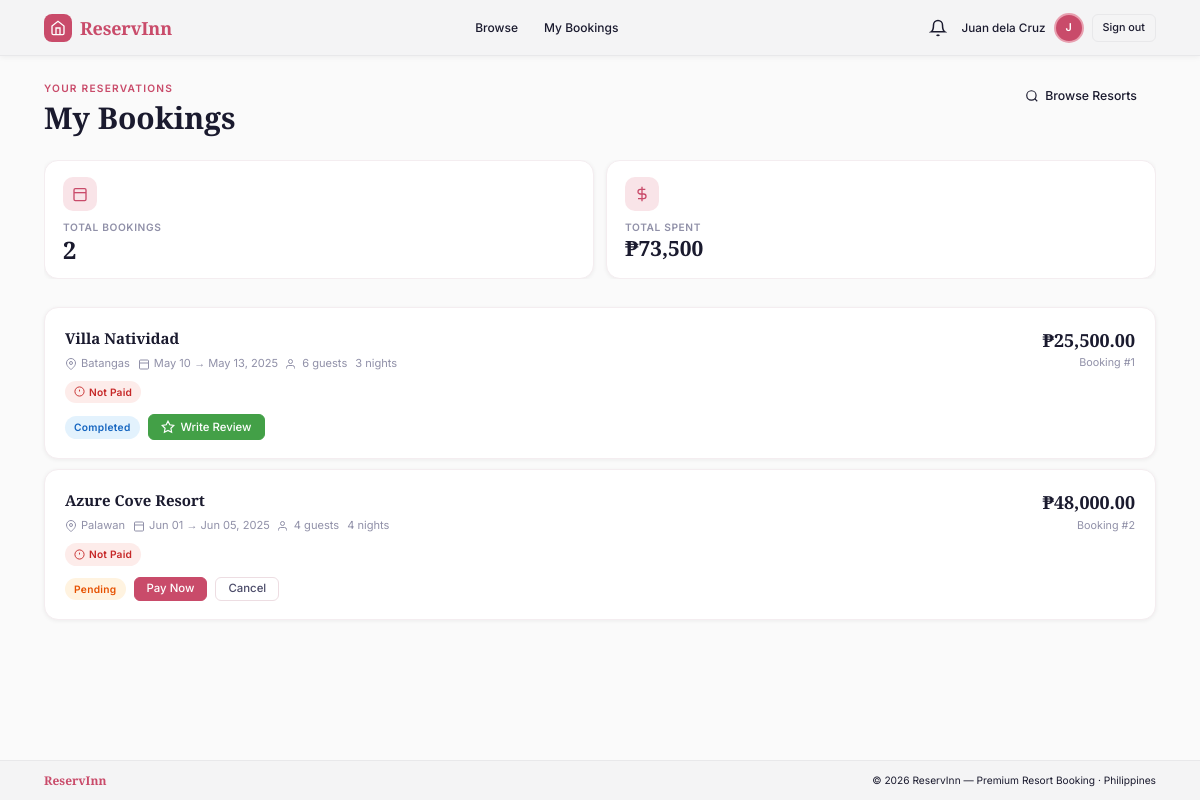
/pages/my_bookings.php (signed in), run on the app's committed database.
### tables this page shows
CREATE TABLE IF NOT EXISTS `bookings` (
  `booking_id`       INT UNSIGNED     NOT NULL AUTO_INCREMENT,
  `resort_id`        INT UNSIGNED     NOT NULL,
  `customer_id`      INT UNSIGNED     NOT NULL,
  `check_in_date`    DATE             NOT NULL,
  `check_out_date`   DATE             NOT NULL,
  `arrival_time`     TIME             DEFAULT '14:00:00'  COMMENT 'Expected check-in time',
  `departure_time`   TIME             DEFAULT '12:00:00'  COMMENT 'Expected check-out time',
  `guest_count`      SMALLINT         NOT NULL DEFAULT 1,
  `total_price`      DECIMAL(10,2)    NOT NULL DEFAULT 0.00,
  `special_requests` TEXT             DEFAULT NULL,
  `status_id`        TINYINT UNSIGNED NOT NULL DEFAULT 1,
  `created_at`       DATETIME         NOT NULL DEFAULT CURRENT_TIMESTAMP,
  `updated_at`       DATETIME         NOT NULL DEFAULT CURRENT_TIMESTAMP ON UPDATE CURRENT_TIMESTAMP,
  PRIMARY KEY (`booking_id`),
  KEY `fk_booking_resort`   (`resort_id`),
  KEY `fk_booking_customer` (`customer_id`),
  KEY `fk_booking_status`   (`status_id`),
  CONSTRAINT `fk_booking_resort`   FOREIGN KEY (`resort_id`)   REFERENCES `resorts` (`resort_id`) ON DELETE CASCADE,
  CONSTRAINT `fk_booking_customer` FOREIGN KEY (`customer_id`) REFERENCES `users`   (`user_id`)   ON DELETE CASCADE,
  CONSTRAINT `fk_booking_status`   FOREIGN KEY (`status_id`)   REFERENCES `booking_status` (`status_id`)
);

CREATE TABLE IF NOT EXISTS `resorts` (
  `resort_id`        INT UNSIGNED    NOT NULL AUTO_INCREMENT,
  `owner_id`         INT UNSIGNED    NOT NULL,
  `name`             VARCHAR(160)    NOT NULL,
  `description`      TEXT            DEFAULT NULL,
  `location_city`    VARCHAR(80)     DEFAULT NULL,
  `location_address` VARCHAR(255)    DEFAULT NULL,
  `price_per_night`  DECIMAL(10,2)   NOT NULL DEFAULT 0.00,
  `max_guests`       SMALLINT        NOT NULL DEFAULT 1,
  `is_available`     TINYINT(1)      NOT NULL DEFAULT 1,
  `image_path`       VARCHAR(255)    DEFAULT NULL,
  `created_at`       DATETIME        NOT NULL DEFAULT CURRENT_TIMESTAMP,
  `updated_at`       DATETIME        NOT NULL DEFAULT CURRENT_TIMESTAMP ON UPDATE CURRENT_TIMESTAMP,
  PRIMARY KEY (`resort_id`),
  KEY `fk_resort_owner` (`owner_id`),
  CONSTRAINT `fk_resort_owner` FOREIGN KEY (`owner_id`) REFERENCES `users` (`user_id`) ON DELETE CASCADE
);

CREATE TABLE IF NOT EXISTS `booking_status` (
  `status_id`   TINYINT UNSIGNED NOT NULL AUTO_INCREMENT,
  `status_name` VARCHAR(30)      NOT NULL,
  PRIMARY KEY (`status_id`),
  UNIQUE KEY `uk_status_name` (`status_name`)
);

### pages/my_bookings.php (the view, shortened to what this page needs)
<?php
require_once '../config.php';
$bookings = [];
try {
    $stmt = $pdo->prepare("SELECT b.*, r.name as resort_name, r.location_city, r.price_per_night, bs.status_name FROM bookings b JOIN resorts r ON b.resort_id=r.resort_id JOIN booking_status bs ON b.status_id=bs.status_id WHERE b.customer_id=:cid ORDER BY b.created_at DESC");
    $stmt->execute([':cid' => $_SESSION['user_id']]);
    $bookings = $stmt->fetchAll();
} catch (PDOException $e) { error_log($e->getMessage()); }
function getPaymentStatus(PDO $pdo, int $booking_id, float $total_price): array {
    try {
        $stmt = $pdo->prepare("SELECT * FROM payments WHERE booking_id = ? AND payment_status = 'completed' ORDER BY created_at ASC");
        $stmt->execute([$booking_id]);
        $payments = $stmt->fetchAll();
        $total_paid  = array_sum(array_column($payments, 'amount'));
        $has_res     = false;
        $is_full     = false;
        return           ['label'=>'Not Paid',                       'class'=>'pay-status--none',    'remaining'=>$total_price];
    } catch (PDOException $e) { return ['label'=>'Unknown','class'=>'pay-status--none','remaining'=>0]; }
}
$total_spent = array_reduce($bookings, fn($c,$b) => $c + ($b['status_name']!=='cancelled'?$b['total_price']:0), 0);
function reviewExists($pdo, $booking_id) {
    try {
        $stmt = $pdo->prepare("SELECT review_id FROM reviews WHERE booking_id = ?");
        $stmt->execute([$booking_id]);
        return (bool)$stmt->fetch();
    } catch (PDOException $e) { return false; }
}
include '_head.php';
?>
<main class="section section--sm">
  <div class="container">
    <div class="section-header">
      <div>
        <span class="section-eyebrow">Your reservations</span>
        <h1>My Bookings</h1>
      </div>
      <a href="browse_resorts.php" class="btn btn--coral">
        <svg viewBox="0 0 24 24" fill="none" stroke="currentColor" stroke-width="2"><circle cx="11" cy="11" r="8"/><line x1="21" y1="21" x2="16.65" y2="16.65"/></svg>
        Browse Resorts
      </a>
    </div>
    <div class="stats-grid" style="grid-template-columns:repeat(auto-fit,minmax(160px,1fr));margin-bottom:28px">
      <div class="stat-card">
        <div class="stat-card__icon"><svg viewBox="0 0 24 24" fill="none" stroke="currentColor" stroke-width="2"><rect x="3" y="4" width="18" height="18" rx="2"/><line x1="3" y1="10" x2="21" y2="10"/></svg></div>
        <div class="stat-card__label">Total Bookings</div>
        <div class="stat-card__value"><?php echo count($bookings); ?></div>
      </div>
      <div class="stat-card">
        <div class="stat-card__icon"><svg viewBox="0 0 24 24" fill="none" stroke="currentColor" stroke-width="2"><line x1="12" y1="1" x2="12" y2="23"/><path d="M17 5H9.5a3.5 3.5 0 000 7h5a3.5 3.5 0 010 7H6"/></svg></div>
        <div class="stat-card__label">Total Spent</div>
        <div class="stat-card__value" style="font-size:1.4rem">&#8369;<?php echo number_format($total_spent,0); ?></div>
      </div>
    </div>
    <?php if (count($bookings)): ?>
      <?php foreach ($bookings as $b): ?>
        <?php
        $nights     = (new DateTime($b['check_in_date']))->diff(new DateTime($b['check_out_date']))->days;
        $pay_status = getPaymentStatus($pdo, $b['booking_id'], (float)$b['total_price']);
        ?>
        <div class="booking-card">
          <div>
            <div class="booking-card__resort"><?php echo htmlspecialchars($b['resort_name']); ?></div>
            <div class="booking-card__meta">
              <span class="booking-card__meta-item">
                <svg viewBox="0 0 24 24" fill="none" stroke="currentColor" stroke-width="2"><path d="M21 10c0 7-9 13-9 13s-9-6-9-13a9 9 0 0118 0z"/><circle cx="12" cy="10" r="3"/></svg>
                <?php echo htmlspecialchars($b['location_city']); ?>
              </span>
              <span class="booking-card__meta-item">
                <svg viewBox="0 0 24 24" fill="none" stroke="currentColor" stroke-width="2"><rect x="3" y="4" width="18" height="18" rx="2"/><line x1="3" y1="10" x2="21" y2="10"/></svg>
                <?php echo date('M d',strtotime($b['check_in_date'])); ?> → <?php echo date('M d, Y',strtotime($b['check_out_date'])); ?>
              </span>
              <span class="booking-card__meta-item">
                <svg viewBox="0 0 24 24" fill="none" stroke="currentColor" stroke-width="2"><path d="M17 21v-2a4 4 0 00-4-4H5a4 4 0 00-4 4v2"/><circle cx="9" cy="7" r="4"/></svg>
                <?php echo $b['guest_count']; ?> guest<?php echo $b['guest_count']>1?'s':''; ?>
              </span>
              <span class="booking-card__meta-item"><?php echo $nights; ?> night<?php echo $nights!==1?'s':''; ?></span>
            </div>
            <div style="margin-bottom:10px">
              <span class="pay-status-badge <?php echo $pay_status['class']; ?>">
                <?php if ($pay_status['class'] === 'pay-status--full'): ?>
                  <svg width="11" height="11" viewBox="0 0 24 24" fill="none" stroke="currentColor" stroke-width="2.5"><polyline points="20 6 9 17 4 12"/></svg>
                <?php elseif ($pay_status['class'] === 'pay-status--partial'): ?>
                  <svg width="11" height="11" viewBox="0 0 24 24" fill="none" stroke="currentColor" stroke-width="2"><circle cx="12" cy="12" r="10"/><polyline points="12 6 12 12 16 14"/></svg>
                <?php else: ?>
                  <svg width="11" height="11" viewBox="0 0 24 24" fill="none" stroke="currentColor" stroke-width="2"><circle cx="12" cy="12" r="10"/><line x1="12" y1="8" x2="12" y2="12"/></svg>
                <?php endif; ?>
                <?php echo $pay_status['label']; ?>
              </span>
            </div>
            <div class="booking-card__actions">
              <span class="badge badge--<?php echo $b['status_name']; ?>"><?php echo ucfirst($b['status_name']); ?></span>
              <?php if ($b['status_name'] === 'pending'): ?>
                <?php if ($pay_status['class'] !== 'pay-status--full'): ?>
                  <a href="payment.php?booking_id=<?php echo $b['booking_id']; ?>"
                     class="btn btn--primary btn--sm">
                    Pay Now
                  </a>
                <?php endif; ?>
                <a href="cancel_booking.php?id=<?php echo $b['booking_id']; ?>"
                   class="btn btn--ghost btn--sm"
                   data-confirm="Cancel this booking?">Cancel</a>
              <?php elseif ($b['status_name'] === 'paid'): ?>
                <span style="font-size:.75rem;color:#155724;font-weight:600">✓ Payment complete. Enjoy your stay!</span>
              <?php elseif ($b['status_name'] === 'completed'): ?>
                <?php if (reviewExists($pdo,$b['booking_id'])): ?>
                  <span class="btn btn--ghost btn--sm" style="cursor:default;opacity:.6">
                    <svg viewBox="0 0 24 24" fill="none" stroke="currentColor" stroke-width="2"><polyline points="20 6 9 17 4 12"/></svg>
                    Reviewed
                  </span>
                <?php else: ?>
                  <a href="add_review.php?booking_id=<?php echo $b['booking_id']; ?>" class="btn btn--sage btn--sm">
                    <svg viewBox="0 0 24 24" fill="none" stroke="currentColor" stroke-width="2"><polygon points="12 2 15.09 8.26 22 9.27 17 14.14 18.18 21.02 12 17.77 5.82 21.02 7 14.14 2 9.27 8.91 8.26 12 2"/></svg>
                    Write Review
                  </a>
                <?php endif; ?>
              <?php endif; ?>
            </div>
          </div>
          <div class="booking-card__right">
            <div class="booking-card__price">&#8369;<?php echo number_format($b['total_price'],2); ?></div>
            <div style="font-size:.72rem;color:var(--text-muted)">Booking #<?php echo $b['booking_id']; ?></div>
          </div>
        </div>
      <?php endforeach; ?>
    <?php endif; ?>
  </div>
</main>
<?php include '_foot.php'; ?>

### data on the page
bookings: resort.name "Villa Natividad", resort.location_city "Batangas", check_in_date "May 10", check_out_date "May 13, 2025", guest_count "6", nights "3", label "Not Paid", status.status_name "Completed", total_price "25,500.00", booking_id "1"
bookings: resort.name "Azure Cove Resort", resort.location_city "Palawan", check_in_date "Jun 01", check_out_date "Jun 05, 2025", guest_count "4", nights "4", label "Not Paid", status.status_name "Pending", total_price "48,000.00", booking_id "2"

### other printed values
$_SESSION['user_name'] "Juan dela Cruz"
substr($_SESSION['user_name'] ?? 'U', 0, 1) "J"
count($bookings) "2"
$total_spent "73,500"
